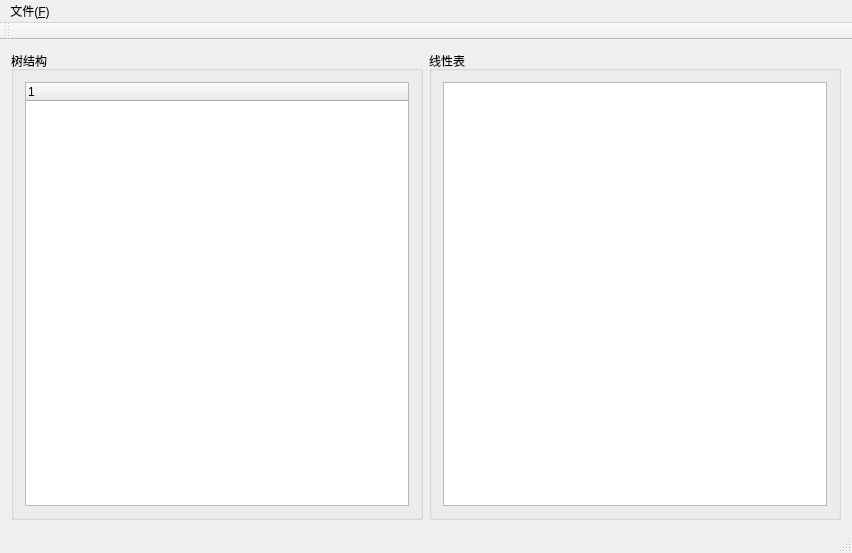
<?xml version="1.0" encoding="UTF-8"?>
<ui version="4.0">
 <class>MainWindow</class>
 <widget class="QMainWindow" name="MainWindow">
  <property name="geometry">
   <rect>
    <x>0</x>
    <y>0</y>
    <width>852</width>
    <height>553</height>
   </rect>
  </property>
  <property name="windowTitle">
   <string>MainWindow</string>
  </property>
  <widget class="QWidget" name="centralWidget">
   <property name="sizePolicy">
    <sizepolicy hsizetype="Expanding" vsizetype="Expanding">
     <horstretch>0</horstretch>
     <verstretch>0</verstretch>
    </sizepolicy>
   </property>
   <layout class="QGridLayout" name="gridLayout_4">
    <item row="0" column="0">
     <layout class="QGridLayout" name="gridLayout_3">
      <item row="0" column="0">
       <widget class="QGroupBox" name="groupBox">
        <property name="sizePolicy">
         <sizepolicy hsizetype="Expanding" vsizetype="Expanding">
          <horstretch>0</horstretch>
          <verstretch>0</verstretch>
         </sizepolicy>
        </property>
        <property name="title">
         <string>树结构</string>
        </property>
        <layout class="QGridLayout" name="gridLayout">
         <item row="0" column="0">
          <widget class="QTreeWidget" name="treeWidget">
           <property name="contextMenuPolicy">
            <enum>Qt::CustomContextMenu</enum>
           </property>
           <column>
            <property name="text">
             <string notr="true">1</string>
            </property>
           </column>
          </widget>
         </item>
        </layout>
       </widget>
      </item>
      <item row="0" column="1">
       <widget class="QGroupBox" name="groupBox_2">
        <property name="sizePolicy">
         <sizepolicy hsizetype="Expanding" vsizetype="Expanding">
          <horstretch>0</horstretch>
          <verstretch>0</verstretch>
         </sizepolicy>
        </property>
        <property name="title">
         <string>线性表</string>
        </property>
        <layout class="QGridLayout" name="gridLayout_2">
         <item row="0" column="0">
          <widget class="QTableWidget" name="tableWidget"/>
         </item>
        </layout>
       </widget>
      </item>
     </layout>
    </item>
   </layout>
  </widget>
  <widget class="QMenuBar" name="menuBar">
   <property name="geometry">
    <rect>
     <x>0</x>
     <y>0</y>
     <width>852</width>
     <height>26</height>
    </rect>
   </property>
   <widget class="QMenu" name="menuFile">
    <property name="title">
     <string>文件(&amp;F)</string>
    </property>
    <addaction name="actionImportTxt"/>
   </widget>
   <addaction name="menuFile"/>
  </widget>
  <widget class="QToolBar" name="mainToolBar">
   <attribute name="toolBarArea">
    <enum>TopToolBarArea</enum>
   </attribute>
   <attribute name="toolBarBreak">
    <bool>false</bool>
   </attribute>
  </widget>
  <widget class="QStatusBar" name="statusBar"/>
  <action name="actionImportTxt">
   <property name="text">
    <string>从txt文件导入</string>
   </property>
  </action>
 </widget>
 <layoutdefault spacing="6" margin="11"/>
 <resources/>
 <connections/>
</ui>
